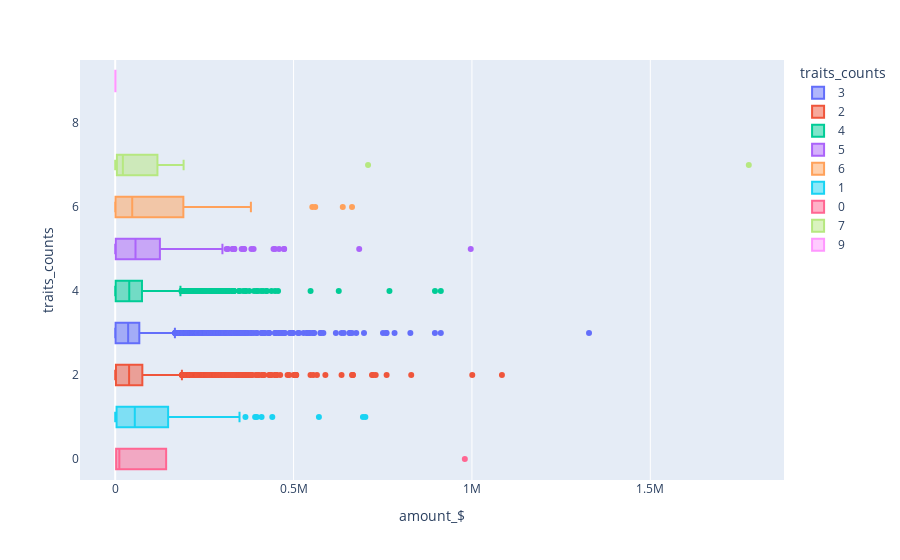

This figure's notebook cell:
### Code cell
sales_humans_2020['traits_counts'] = sales_humans_2020['traits_counts'].astype('object')
fig = px.box(sales_humans_2020, x='amount_$', y='traits_counts', color='traits_counts', notched=False, width=900 )
fig.show()

### Figure 1 — Plotly figure (JSON) as saved in the notebook; plotly's stock layout.template omitted (floating-point values rounded to 4 significant figures; data arrays with more than 128 entries replaced by an {"elided": "..."} marker saying what was removed)
{"data": [{"alignmentgroup": "True", "hovertemplate": "traits_counts=%{y}<br>amount_$=%{x}<extra></extra>", "legendgroup": "3", "marker": {"color": "#636efa"}, "name": "3", "notched": false, "offsetgroup": "3", "orientation": "h", "showlegend": true, "type": "box", "x": {"elided": "6292 float values"}, "x0": " ", "xaxis": "x", "y": {"elided": "6292 int values"}, "y0": " ", "yaxis": "y"}, {"alignmentgroup": "True", "hovertemplate": "traits_counts=%{y}<br>amount_$=%{x}<extra></extra>", "legendgroup": "2", "marker": {"color": "#EF553B"}, "name": "2", "notched": false, "offsetgroup": "2", "orientation": "h", "showlegend": true, "type": "box", "x": {"elided": "4828 float values"}, "x0": " ", "xaxis": "x", "y": {"elided": "4828 int values"}, "y0": " ", "yaxis": "y"}, {"alignmentgroup": "True", "hovertemplate": "traits_counts=%{y}<br>amount_$=%{x}<extra></extra>", "legendgroup": "4", "marker": {"color": "#00cc96"}, "name": "4", "notched": false, "offsetgroup": "4", "orientation": "h", "showlegend": true, "type": "box", "x": {"elided": "1835 float values"}, "x0": " ", "xaxis": "x", "y": {"elided": "1835 int values"}, "y0": " ", "yaxis": "y"}, {"alignmentgroup": "True", "hovertemplate": "traits_counts=%{y}<br>amount_$=%{x}<extra></extra>", "legendgroup": "5", "marker": {"color": "#ab63fa"}, "name": "5", "notched": false, "offsetgroup": "5", "orientation": "h", "showlegend": true, "type": "box", "x": {"elided": "518 float values"}, "x0": " ", "xaxis": "x", "y": {"elided": "518 int values"}, "y0": " ", "yaxis": "y"}, {"alignmentgroup": "True", "hovertemplate": "traits_counts=%{y}<br>amount_$=%{x}<extra></extra>", "legendgroup": "6", "marker": {"color": "#FFA15A"}, "name": "6", "notched": false, "offsetgroup": "6", "orientation": "h", "showlegend": true, "type": "box", "x": [375.7, 194481, 340577, 215578, 89340.0, 7005.0, 364282, 20680.0, 13570.0, 124327, 89810.0, 91760.0, 164854, 34226, 606.9, 663851, 306482, 206568, 802.5, 455.8, 44.87, 47740.0, 109.6, 3751.0, 2421.0, 637957, 92040.0, 142412, 87102, 4614.0, 2908.0, 1043.0, 367.1, 202897, 189931, 141768, 12440.0, 154762, 154762, 80728, 2859.0, 1784.0, 222.7, 175.4, 65.4, 73.92, 84.9, 560711, 552517, 380406, 352278, 2124.0, 0], "x0": " ", "xaxis": "x", "y": [6, 6, 6, 6, 6, 6, 6, 6, 6, 6, 6, 6, 6, 6, 6, 6, 6, 6, 6, 6, 6, 6, 6, 6, 6, 6, 6, 6, 6, 6, 6, 6, 6, 6, 6, 6, 6, 6, 6, 6, 6, 6, 6, 6, 6, 6, 6, 6, 6, 6, 6, 6, 6], "y0": " ", "yaxis": "y"}, {"alignmentgroup": "True", "hovertemplate": "traits_counts=%{y}<br>amount_$=%{x}<extra></extra>", "legendgroup": "1", "marker": {"color": "#19d3f3"}, "name": "1", "notched": false, "offsetgroup": "1", "orientation": "h", "showlegend": true, "type": "box", "x": {"elided": "150 float values"}, "x0": " ", "xaxis": "x", "y": {"elided": "150 int values"}, "y0": " ", "yaxis": "y"}, {"alignmentgroup": "True", "hovertemplate": "traits_counts=%{y}<br>amount_$=%{x}<extra></extra>", "legendgroup": "0", "marker": {"color": "#FF6692"}, "name": "0", "notched": false, "offsetgroup": "0", "orientation": "h", "showlegend": true, "type": "box", "x": [980096, 20237, 2995, 142800, 2566.0, 2613.0], "x0": " ", "xaxis": "x", "y": [0, 0, 0, 0, 0, 0], "y0": " ", "yaxis": "y"}, {"alignmentgroup": "True", "hovertemplate": "traits_counts=%{y}<br>amount_$=%{x}<extra></extra>", "legendgroup": "7", "marker": {"color": "#B6E880"}, "name": "7", "notched": false, "offsetgroup": "7", "orientation": "h", "showlegend": true, "type": "box", "x": [110339, 191750, 126437, 17860.0, 4438.0, 107268, 4960.0, 377.2, 195.5, 3108.0, 1776130, 708841, 0, 7869.0, 163061, 25160.0, 15650.0, 14040.0, 80190.0, 77480.0], "x0": " ", "xaxis": "x", "y": [7, 7, 7, 7, 7, 7, 7, 7, 7, 7, 7, 7, 7, 7, 7, 7, 7, 7, 7, 7], "y0": " ", "yaxis": "y"}, {"alignmentgroup": "True", "hovertemplate": "traits_counts=%{y}<br>amount_$=%{x}<extra></extra>", "legendgroup": "9", "marker": {"color": "#FF97FF"}, "name": "9", "notched": false, "offsetgroup": "9", "orientation": "h", "showlegend": true, "type": "box", "x": [755.8, 307.5], "x0": " ", "xaxis": "x", "y": [9, 9], "y0": " ", "yaxis": "y"}], "layout": {"boxmode": "overlay", "legend": {"title": {"text": "traits_counts"}, "tracegroupgap": 0}, "margin": {"t": 60}, "width": 900, "xaxis": {"anchor": "y", "domain": [0, 1], "title": {"text": "amount_$"}}, "yaxis": {"anchor": "x", "categoryarray": [9, 7, 0, 1, 6, 5, 4, 2, 3], "categoryorder": "array", "domain": [0, 1], "title": {"text": "traits_counts"}}}}
